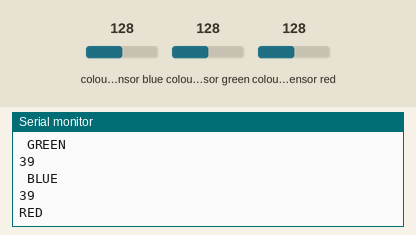
Recording of a sketch running on a simulated Arduino Uno, built with avr-gcc and run on an emulated ATmega328P. On the bench: the last lines printed to the serial monitor. Wiring (inferred from the names in the program): TCS3200 colour sensor: output A0; S2 A1; S3 A2; S0 A3; S1 A4. Inputs (shaded band) come from the test bench; at power-on: colour sensor blue 128, colour sensor green 128, colour sensor red 128.

Above: at 1.2 s.
1.3 s: colour sensor blue set to 191
At 2.0 s:
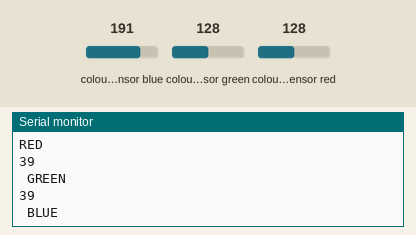
2.9 s: colour sensor green set to 250
At 4.0 s:
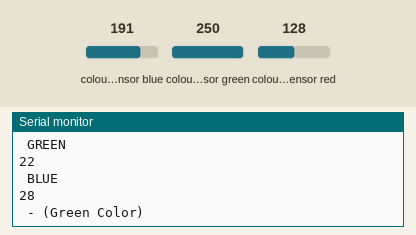
4.5 s: colour sensor green set to 64
At 5.4 s:
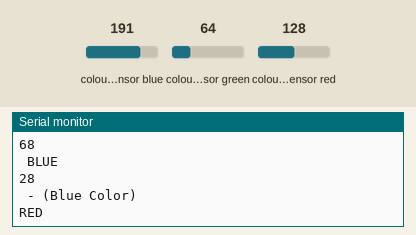
7.5 s: colour sensor red set to 5
At 8.4 s:
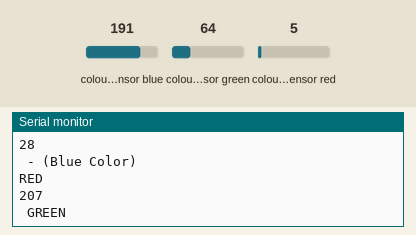
9.0 s: colour sensor blue set to 5
Timing chart, 0 to 12.0 s (numbered marks = the images above; inputs shaded):
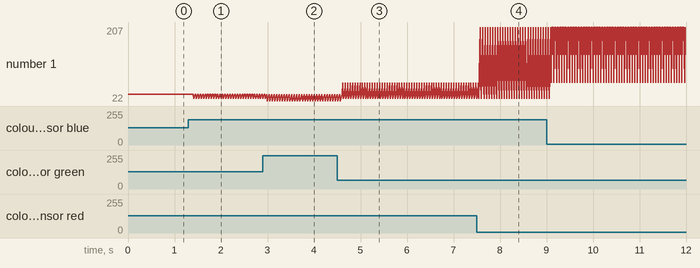

The sketch:

Test_capteur_RGB.ino
```cpp
const int s0 = A3;
const int s1 = A4;
const int s2 =A1;
const int s3 = A2;
const int out = A0;
// values
int red = 0;
int green = 0;
int blue = 0;

void setup()
{
  Serial.begin(9600);

  pinMode(s0, OUTPUT);
  pinMode(s1, OUTPUT);
  pinMode(s2, OUTPUT);
  pinMode(s3, OUTPUT);
  pinMode(out, INPUT);

  digitalWrite(s0, HIGH);
  digitalWrite(s1, HIGH);
}

void loop()
{
  color();
  Serial.println("RED");
  Serial.println(red, DEC);
  Serial.println(" GREEN ");
  Serial.println(green, DEC);
  Serial.println(" BLUE ");
  Serial.println(blue, DEC);

  if (red < blue && red < green && red < 20)
  {
      if (red <=10 && green <=10 && blue <=10){
     Serial.println("WHILE");
  } else{
   Serial.println(" - (Red Color)");
  }
}
else if (blue < red && blue < green)
  {
      if (red <=10 && green <=10 && blue <= 10){
     Serial.println("WHILE");
  }else {
   Serial.println(" - (Blue Color)");   }
  }
  else if (green < red && green < blue)
  {
    if (red <= 10 && green <=10 && blue <= 10){
     Serial.println("WHILE");
  } else{
   Serial.println(" - (Green Color)");  }
  }
  else{
  Serial.println();
  }
}
void color()
{
  digitalWrite(s2, LOW);
  digitalWrite(s3, LOW);
  red = pulseIn(out, digitalRead(out) == HIGH ? LOW : HIGH);
  digitalWrite(s3, HIGH);
  blue = pulseIn(out, digitalRead(out) == HIGH ? LOW : HIGH);
  digitalWrite(s2, HIGH);
  green = pulseIn(out, digitalRead(out) == HIGH ? LOW : HIGH);
}
```

Measured:
- after the input at 1.3 s, the serial monitor: prints a new line after 0.12 s (image 1)
- after the input at 2.9 s, the serial monitor: prints a new line after 0.10 s (image 2)
- after the input at 4.5 s, the serial monitor: prints a new line after 0.12 s (image 3)
- after the input at 7.5 s, the serial monitor: prints a new line after 0.07 s (image 4)
